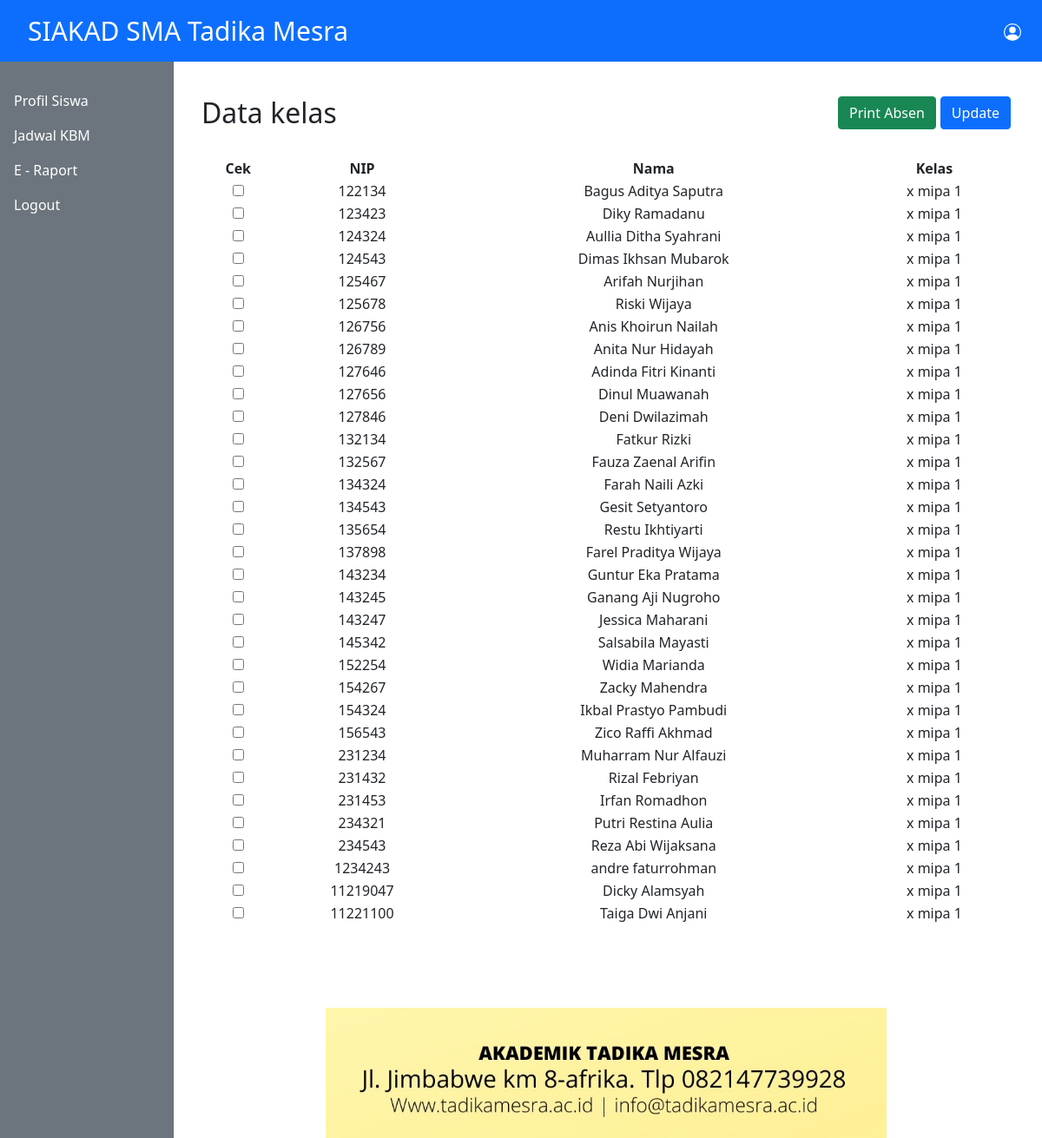
Page /admin/detail-kelas.php?kelas=x mipa 1 on the committed database.
### tables this page shows
CREATE TABLE `kelas_siswa` (
  `NISN` int(40) NOT NULL,
  `nama` varchar(100) NOT NULL,
  `kelas` varchar(50) NOT NULL
);

### admin/detail-kelas.php (the view, shortened to what this page needs)
<?php
    include_once '../database/koneksi.php';
    include_once '../templates/header.php';
    $kelas_utama = $_GET["kelas"];
    $sql = "SELECT * FROM kelas_siswa WHERE kelas = '$kelas_utama'";
    $exec = mysqli_query($koneksi,$sql);
?>
<div class="col-12">
       <div class="row">
            <div class="col-3" style="width:25%;">
                <strong>  <h2>Data kelas</h2>
                </strong>
				</div>
			<div class="col-9" style="width:75%; float:right;">
				<button type="button" class="btn btn-primary" data-bs-toggle="modal" data-bs-target="#staticBackdrop" style="float:right;">Update</button>
        <a href="print-absen.php?kelas=<?= $kelas_utama?>" style="color: white; text-decoration:none; float: right; margin-right: 5px;" class="btn btn-success">Print Absen</a>
				</div>
              </div>
              </div>
<br>
<div class="container">
		<div class="row">
			<table style = "text-align:center;">
				<tr>
					<th>Cek</th>
					<th>NIP</th>
					<th>Nama</th>
                    <th>Kelas</th>
				</tr>
			<form action="" method="post">
			<?php while($rows = mysqli_fetch_assoc($exec)):?>
				<tr>
				<td><input type="checkbox" name="data[]" value=<?= $rows['NISN']; ?>></td>
				<td><?= $rows["NISN"];?></td>
				<td><?= $rows["nama"];?></td>
				<?php if(empty($rows["kelas"])):?>
				<td>-</td>
				<?php else:?>
				<td><?= $rows["kelas"]?></td>
				<?php endif;?>
				</tr>
				<?php endwhile;?>
			</table>
		</div>
	</div>
    <br>
    <br>
<?php include_once '../templates/footer.php';?>

### rows in the picture
kelas_siswa: NISN "122134", nama "Bagus Aditya Saputra", kelas "x mipa 1"
kelas_siswa: NISN "123423", nama "Diky Ramadanu", kelas "x mipa 1"
kelas_siswa: NISN "124324", nama "Aullia Ditha Syahrani", kelas "x mipa 1"
kelas_siswa: NISN "124543", nama "Dimas Ikhsan Mubarok", kelas "x mipa 1"
kelas_siswa: NISN "125467", nama "Arifah Nurjihan", kelas "x mipa 1"
kelas_siswa: NISN "125678", nama "Riski Wijaya", kelas "x mipa 1"
kelas_siswa: NISN "126756", nama "Anis Khoirun Nailah", kelas "x mipa 1"
kelas_siswa: NISN "126789", nama "Anita Nur Hidayah", kelas "x mipa 1"
kelas_siswa: NISN "127646", nama "Adinda Fitri Kinanti", kelas "x mipa 1"
kelas_siswa: NISN "127656", nama "Dinul Muawanah", kelas "x mipa 1"
kelas_siswa: NISN "127846", nama "Deni Dwilazimah", kelas "x mipa 1"
kelas_siswa: NISN "132134", nama "Fatkur Rizki", kelas "x mipa 1"
kelas_siswa: NISN "132567", nama "Fauza Zaenal Arifin", kelas "x mipa 1"
kelas_siswa: NISN "134324", nama "Farah Naili Azki", kelas "x mipa 1"
kelas_siswa: NISN "134543", nama "Gesit Setyantoro", kelas "x mipa 1"
kelas_siswa: NISN "135654", nama "Restu Ikhtiyarti", kelas "x mipa 1"
kelas_siswa: NISN "137898", nama "Farel Praditya Wijaya", kelas "x mipa 1"
kelas_siswa: NISN "143234", nama "Guntur Eka Pratama", kelas "x mipa 1"
kelas_siswa: NISN "143245", nama "Ganang Aji Nugroho", kelas "x mipa 1"
kelas_siswa: NISN "143247", nama "Jessica Maharani", kelas "x mipa 1"
kelas_siswa: NISN "145342", nama "Salsabila Mayasti", kelas "x mipa 1"
kelas_siswa: NISN "152254", nama "Widia Marianda", kelas "x mipa 1"
kelas_siswa: NISN "154267", nama "Zacky Mahendra", kelas "x mipa 1"
kelas_siswa: NISN "154324", nama "Ikbal Prastyo Pambudi", kelas "x mipa 1"
kelas_siswa: NISN "156543", nama "Zico Raffi Akhmad", kelas "x mipa 1"
kelas_siswa: NISN "231234", nama "Muharram Nur Alfauzi", kelas "x mipa 1"
kelas_siswa: NISN "231432", nama "Rizal Febriyan", kelas "x mipa 1"
kelas_siswa: NISN "231453", nama "Irfan Romadhon", kelas "x mipa 1"
kelas_siswa: NISN "234321", nama "Putri Restina Aulia", kelas "x mipa 1"
kelas_siswa: NISN "234543", nama "Reza Abi Wijaksana", kelas "x mipa 1"
kelas_siswa: NISN "1234243", nama "andre faturrohman", kelas "x mipa 1"
kelas_siswa: NISN "11219047", nama "Dicky Alamsyah", kelas "x mipa 1"
kelas_siswa: NISN "11221100", nama "Taiga Dwi Anjani", kelas "x mipa 1"
